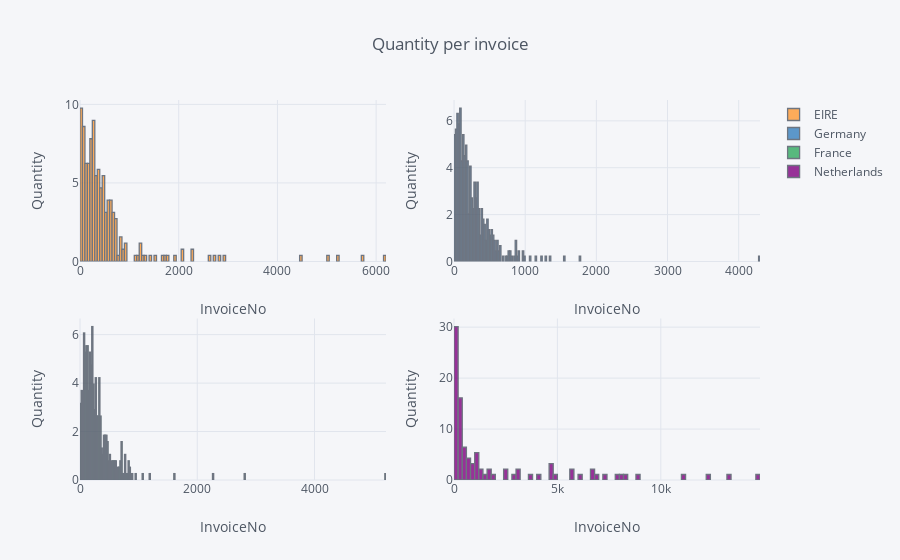

This figure's notebook cell:
### Markdown cell above
## 4. Create a set of interactive histograms showing the distributions of quantity per invoice for the following countries: EIRE, Germany, France, and Netherlands.

### Code cell
data_hist_set = data.pivot_table(values='Quantity', columns='Country', index='InvoiceNo', aggfunc='sum')
data_hist_set = data_hist_set[['EIRE', 'Germany', 'France', 'Netherlands']]

data_hist_set.iplot(kind='hist', histnorm='percent', xTitle='InvoiceNo', subplots=True,
                    yTitle='Quantity', title='Quantity per invoice')

### Figure 1 — Plotly figure (JSON) as saved in the notebook; plotly's stock layout.template omitted (floating-point values rounded to 4 significant figures; data arrays with more than 128 entries replaced by an {"elided": "..."} marker saying what was removed)
{"data": [{"histfunc": "count", "histnorm": "percent", "marker": {"color": "rgba(255, 153, 51, 1.0)", "line": {"color": "#4D5663", "width": 1.3}}, "name": "EIRE", "opacity": 0.8, "orientation": "v", "type": "histogram", "uid": "07342079-0c0f-4c49-8c65-7f8bc39beffd", "x": {"elided": "18389 int values"}, "xaxis": "x", "yaxis": "y"}, {"histfunc": "count", "histnorm": "percent", "marker": {"color": "rgba(55, 128, 191, 1.0)", "line": {"color": "#4D5663", "width": 1.3}}, "name": "Germany", "opacity": 0.8, "orientation": "v", "type": "histogram", "uid": "d045a3fe-32de-4d94-bec3-df90674b23aa", "x": {"elided": "18389 int values"}, "xaxis": "x2", "yaxis": "y2"}, {"histfunc": "count", "histnorm": "percent", "marker": {"color": "rgba(50, 171, 96, 1.0)", "line": {"color": "#4D5663", "width": 1.3}}, "name": "France", "opacity": 0.8, "orientation": "v", "type": "histogram", "uid": "0696556c-673c-4467-9b18-36d89d699927", "x": {"elided": "18389 int values"}, "xaxis": "x3", "yaxis": "y3"}, {"histfunc": "count", "histnorm": "percent", "marker": {"color": "rgba(128, 0, 128, 1.0)", "line": {"color": "#4D5663", "width": 1.3}}, "name": "Netherlands", "opacity": 0.8, "orientation": "v", "type": "histogram", "uid": "2e63ab03-e5b0-4c67-8dbd-251930bcf26e", "x": {"elided": "18389 int values"}, "xaxis": "x4", "yaxis": "y4"}], "layout": {"barmode": "overlay", "legend": {"bgcolor": "#F5F6F9", "font": {"color": "#4D5663"}}, "paper_bgcolor": "#F5F6F9", "plot_bgcolor": "#F5F6F9", "title": {"font": {"color": "#4D5663"}, "text": "Quantity per invoice"}, "xaxis": {"anchor": "y", "domain": [0, 0.45], "gridcolor": "#E1E5ED", "showgrid": true, "tickfont": {"color": "#4D5663"}, "title": {"font": {"color": "#4D5663"}, "text": "InvoiceNo"}, "zerolinecolor": "#E1E5ED"}, "xaxis2": {"anchor": "y2", "domain": [0.55, 1], "gridcolor": "#E1E5ED", "showgrid": true, "tickfont": {"color": "#4D5663"}, "title": {"font": {"color": "#4D5663"}, "text": "InvoiceNo"}, "zerolinecolor": "#E1E5ED"}, "xaxis3": {"anchor": "y3", "domain": [0, 0.45], "gridcolor": "#E1E5ED", "showgrid": true, "tickfont": {"color": "#4D5663"}, "title": {"font": {"color": "#4D5663"}, "text": "InvoiceNo"}, "zerolinecolor": "#E1E5ED"}, "xaxis4": {"anchor": "y4", "domain": [0.55, 1], "gridcolor": "#E1E5ED", "showgrid": true, "tickfont": {"color": "#4D5663"}, "title": {"font": {"color": "#4D5663"}, "text": "InvoiceNo"}, "zerolinecolor": "#E1E5ED"}, "yaxis": {"anchor": "x", "domain": [0.575, 1], "gridcolor": "#E1E5ED", "showgrid": true, "tickfont": {"color": "#4D5663"}, "title": {"font": {"color": "#4D5663"}, "text": "Quantity"}, "zerolinecolor": "#E1E5ED"}, "yaxis2": {"anchor": "x2", "domain": [0.575, 1], "gridcolor": "#E1E5ED", "showgrid": true, "tickfont": {"color": "#4D5663"}, "title": {"font": {"color": "#4D5663"}, "text": "Quantity"}, "zerolinecolor": "#E1E5ED"}, "yaxis3": {"anchor": "x3", "domain": [0, 0.425], "gridcolor": "#E1E5ED", "showgrid": true, "tickfont": {"color": "#4D5663"}, "title": {"font": {"color": "#4D5663"}, "text": "Quantity"}, "zerolinecolor": "#E1E5ED"}, "yaxis4": {"anchor": "x4", "domain": [0, 0.425], "gridcolor": "#E1E5ED", "showgrid": true, "tickfont": {"color": "#4D5663"}, "title": {"font": {"color": "#4D5663"}, "text": "Quantity"}, "zerolinecolor": "#E1E5ED"}}}
